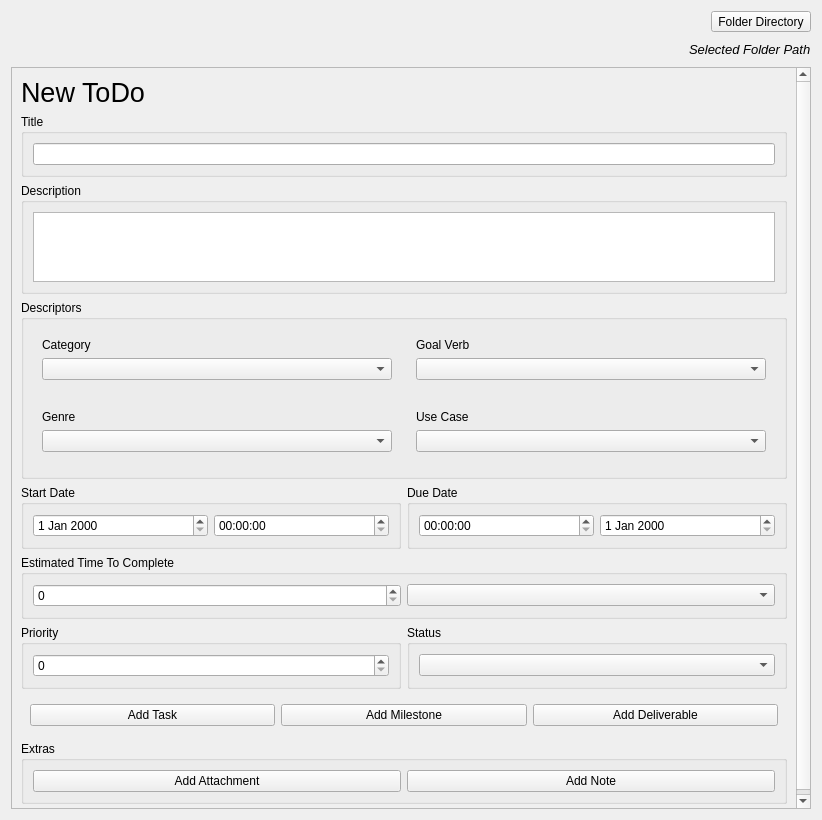
<?xml version="1.0" encoding="UTF-8"?>
<ui version="4.0">
 <class>Form</class>
 <widget class="QWidget" name="Form">
  <property name="geometry">
   <rect>
    <x>0</x>
    <y>0</y>
    <width>822</width>
    <height>820</height>
   </rect>
  </property>
  <property name="windowTitle">
   <string>New ToDo Item</string>
  </property>
  <layout class="QVBoxLayout" name="verticalLayout">
   <property name="spacing">
    <number>10</number>
   </property>
   <item alignment="Qt::AlignRight">
    <widget class="QToolButton" name="folderDirectorySelect">
     <property name="text">
      <string>Folder Directory</string>
     </property>
    </widget>
   </item>
   <item alignment="Qt::AlignRight">
    <widget class="QLabel" name="selectedFolderPath">
     <property name="font">
      <font>
       <pointsize>10</pointsize>
       <italic>true</italic>
      </font>
     </property>
     <property name="text">
      <string>Selected Folder Path</string>
     </property>
     <property name="margin">
      <number>0</number>
     </property>
    </widget>
   </item>
   <item>
    <widget class="QScrollArea" name="scrollArea">
     <property name="sizePolicy">
      <sizepolicy hsizetype="Expanding" vsizetype="MinimumExpanding">
       <horstretch>1</horstretch>
       <verstretch>1</verstretch>
      </sizepolicy>
     </property>
     <property name="widgetResizable">
      <bool>true</bool>
     </property>
     <widget class="QWidget" name="scrollAreaWidgetContents">
      <property name="geometry">
       <rect>
        <x>0</x>
        <y>0</y>
        <width>800</width>
        <height>748</height>
       </rect>
      </property>
      <layout class="QVBoxLayout" name="verticalLayout_6">
       <item>
        <widget class="QLabel" name="newItemFormLabel">
         <property name="font">
          <font>
           <pointsize>20</pointsize>
          </font>
         </property>
         <property name="text">
          <string>New ToDo</string>
         </property>
        </widget>
       </item>
       <item>
        <widget class="QGroupBox" name="itemTitleContainer">
         <property name="sizePolicy">
          <sizepolicy hsizetype="Expanding" vsizetype="Maximum">
           <horstretch>1</horstretch>
           <verstretch>0</verstretch>
          </sizepolicy>
         </property>
         <property name="title">
          <string>Title</string>
         </property>
         <layout class="QHBoxLayout" name="horizontalLayout_3">
          <item alignment="Qt::AlignTop">
           <widget class="QLineEdit" name="itemTitleInput">
            <property name="sizePolicy">
             <sizepolicy hsizetype="Expanding" vsizetype="Fixed">
              <horstretch>1</horstretch>
              <verstretch>0</verstretch>
             </sizepolicy>
            </property>
           </widget>
          </item>
         </layout>
        </widget>
       </item>
       <item>
        <widget class="QGroupBox" name="itemDescriptionContainer">
         <property name="sizePolicy">
          <sizepolicy hsizetype="Expanding" vsizetype="Maximum">
           <horstretch>1</horstretch>
           <verstretch>0</verstretch>
          </sizepolicy>
         </property>
         <property name="title">
          <string>Description</string>
         </property>
         <layout class="QHBoxLayout" name="horizontalLayout_4">
          <item alignment="Qt::AlignTop">
           <widget class="QTextEdit" name="itemDescriptionInput">
            <property name="sizePolicy">
             <sizepolicy hsizetype="Expanding" vsizetype="Maximum">
              <horstretch>1</horstretch>
              <verstretch>0</verstretch>
             </sizepolicy>
            </property>
           </widget>
          </item>
         </layout>
        </widget>
       </item>
       <item>
        <widget class="QGroupBox" name="groupBox_6">
         <property name="title">
          <string>Descriptors</string>
         </property>
         <layout class="QGridLayout" name="gridLayout">
          <item row="0" column="1">
           <widget class="QFrame" name="frame_5">
            <property name="frameShape">
             <enum>QFrame::NoFrame</enum>
            </property>
            <property name="frameShadow">
             <enum>QFrame::Plain</enum>
            </property>
            <layout class="QVBoxLayout" name="verticalLayout_3">
             <item>
              <widget class="QLabel" name="label">
               <property name="text">
                <string>Goal Verb</string>
               </property>
              </widget>
             </item>
             <item>
              <widget class="QComboBox" name="comboBox_4"/>
             </item>
            </layout>
           </widget>
          </item>
          <item row="0" column="0">
           <widget class="QFrame" name="frame_6">
            <property name="frameShape">
             <enum>QFrame::NoFrame</enum>
            </property>
            <property name="frameShadow">
             <enum>QFrame::Plain</enum>
            </property>
            <layout class="QVBoxLayout" name="verticalLayout_4">
             <item>
              <widget class="QLabel" name="label_2">
               <property name="text">
                <string>Category</string>
               </property>
              </widget>
             </item>
             <item>
              <widget class="QComboBox" name="comboBox_3"/>
             </item>
            </layout>
           </widget>
          </item>
          <item row="2" column="0">
           <widget class="QFrame" name="frame_3">
            <property name="frameShape">
             <enum>QFrame::NoFrame</enum>
            </property>
            <property name="frameShadow">
             <enum>QFrame::Plain</enum>
            </property>
            <layout class="QHBoxLayout" name="horizontalLayout_11">
             <property name="leftMargin">
              <number>0</number>
             </property>
             <property name="topMargin">
              <number>0</number>
             </property>
             <property name="rightMargin">
              <number>0</number>
             </property>
             <property name="bottomMargin">
              <number>0</number>
             </property>
            </layout>
           </widget>
          </item>
          <item row="4" column="0">
           <widget class="QFrame" name="frame_4">
            <property name="frameShape">
             <enum>QFrame::NoFrame</enum>
            </property>
            <property name="frameShadow">
             <enum>QFrame::Plain</enum>
            </property>
            <layout class="QHBoxLayout" name="horizontalLayout_10">
             <property name="leftMargin">
              <number>0</number>
             </property>
             <property name="topMargin">
              <number>0</number>
             </property>
             <property name="rightMargin">
              <number>0</number>
             </property>
             <property name="bottomMargin">
              <number>0</number>
             </property>
            </layout>
           </widget>
          </item>
          <item row="3" column="0">
           <widget class="QFrame" name="frame_7">
            <property name="frameShape">
             <enum>QFrame::NoFrame</enum>
            </property>
            <property name="frameShadow">
             <enum>QFrame::Plain</enum>
            </property>
            <layout class="QVBoxLayout" name="verticalLayout_5">
             <item>
              <widget class="QLabel" name="label_3">
               <property name="text">
                <string>Genre</string>
               </property>
              </widget>
             </item>
             <item>
              <widget class="QComboBox" name="comboBox_5"/>
             </item>
            </layout>
           </widget>
          </item>
          <item row="3" column="1">
           <widget class="QFrame" name="frame_8">
            <property name="frameShape">
             <enum>QFrame::NoFrame</enum>
            </property>
            <property name="frameShadow">
             <enum>QFrame::Plain</enum>
            </property>
            <layout class="QVBoxLayout" name="verticalLayout_2">
             <item>
              <widget class="QLabel" name="label_4">
               <property name="text">
                <string>Use Case</string>
               </property>
              </widget>
             </item>
             <item>
              <widget class="QComboBox" name="comboBox_6"/>
             </item>
            </layout>
           </widget>
          </item>
         </layout>
        </widget>
       </item>
       <item>
        <widget class="QFrame" name="frame_2">
         <property name="frameShape">
          <enum>QFrame::NoFrame</enum>
         </property>
         <property name="frameShadow">
          <enum>QFrame::Plain</enum>
         </property>
         <layout class="QHBoxLayout" name="horizontalLayout_6">
          <property name="leftMargin">
           <number>0</number>
          </property>
          <property name="topMargin">
           <number>0</number>
          </property>
          <property name="rightMargin">
           <number>0</number>
          </property>
          <property name="bottomMargin">
           <number>0</number>
          </property>
          <item>
           <widget class="QGroupBox" name="groupBox_3">
            <property name="title">
             <string>Start Date</string>
            </property>
            <layout class="QHBoxLayout" name="horizontalLayout_7">
             <item>
              <widget class="QDateEdit" name="dateEdit"/>
             </item>
             <item>
              <widget class="QTimeEdit" name="timeEdit"/>
             </item>
            </layout>
           </widget>
          </item>
          <item>
           <widget class="QGroupBox" name="groupBox_4">
            <property name="title">
             <string>Due Date</string>
            </property>
            <layout class="QHBoxLayout" name="horizontalLayout_8">
             <item>
              <widget class="QTimeEdit" name="timeEdit_2"/>
             </item>
             <item>
              <widget class="QDateEdit" name="dateEdit_2"/>
             </item>
            </layout>
           </widget>
          </item>
         </layout>
        </widget>
       </item>
       <item>
        <widget class="QGroupBox" name="groupBox_5">
         <property name="title">
          <string>Estimated Time To Complete</string>
         </property>
         <layout class="QHBoxLayout" name="horizontalLayout_9">
          <item>
           <widget class="QSpinBox" name="spinBox_2"/>
          </item>
          <item>
           <widget class="QComboBox" name="comboBox_2"/>
          </item>
         </layout>
        </widget>
       </item>
       <item>
        <widget class="QFrame" name="frame">
         <property name="frameShape">
          <enum>QFrame::NoFrame</enum>
         </property>
         <property name="frameShadow">
          <enum>QFrame::Plain</enum>
         </property>
         <layout class="QHBoxLayout" name="horizontalLayout_2">
          <property name="leftMargin">
           <number>0</number>
          </property>
          <property name="topMargin">
           <number>0</number>
          </property>
          <property name="rightMargin">
           <number>0</number>
          </property>
          <property name="bottomMargin">
           <number>0</number>
          </property>
          <item>
           <widget class="QGroupBox" name="groupBox">
            <property name="title">
             <string>Priority</string>
            </property>
            <layout class="QHBoxLayout" name="horizontalLayout">
             <item>
              <widget class="QSpinBox" name="spinBox"/>
             </item>
            </layout>
           </widget>
          </item>
          <item>
           <widget class="QGroupBox" name="groupBox_2">
            <property name="title">
             <string>Status</string>
            </property>
            <layout class="QHBoxLayout" name="horizontalLayout_5">
             <item>
              <widget class="QComboBox" name="comboBox"/>
             </item>
            </layout>
           </widget>
          </item>
         </layout>
        </widget>
       </item>
       <item>
        <widget class="QFrame" name="frame_10">
         <property name="frameShape">
          <enum>QFrame::NoFrame</enum>
         </property>
         <property name="frameShadow">
          <enum>QFrame::Plain</enum>
         </property>
         <layout class="QHBoxLayout" name="horizontalLayout_14">
          <property name="leftMargin">
           <number>9</number>
          </property>
          <property name="topMargin">
           <number>9</number>
          </property>
          <property name="rightMargin">
           <number>9</number>
          </property>
          <property name="bottomMargin">
           <number>9</number>
          </property>
          <item>
           <widget class="QPushButton" name="pushButton_3">
            <property name="text">
             <string>Add Task</string>
            </property>
           </widget>
          </item>
          <item>
           <widget class="QPushButton" name="pushButton_4">
            <property name="text">
             <string>Add Milestone</string>
            </property>
           </widget>
          </item>
          <item>
           <widget class="QPushButton" name="pushButton_5">
            <property name="text">
             <string>Add Deliverable</string>
            </property>
           </widget>
          </item>
         </layout>
        </widget>
       </item>
       <item>
        <widget class="QGroupBox" name="groupBox_7">
         <property name="title">
          <string>Extras</string>
         </property>
         <layout class="QHBoxLayout" name="horizontalLayout_13">
          <item>
           <widget class="QPushButton" name="pushButton_2">
            <property name="text">
             <string>Add Attachment</string>
            </property>
           </widget>
          </item>
          <item>
           <widget class="QPushButton" name="pushButton">
            <property name="text">
             <string>Add Note</string>
            </property>
           </widget>
          </item>
         </layout>
        </widget>
       </item>
      </layout>
     </widget>
    </widget>
   </item>
  </layout>
 </widget>
 <resources/>
 <connections/>
</ui>
